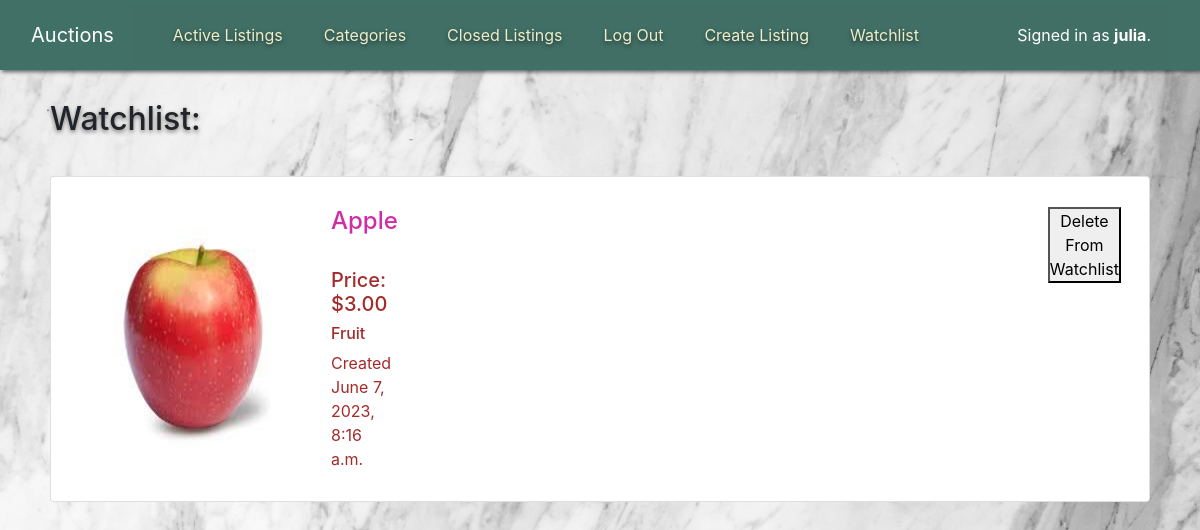
Screenshot of /watchlist (signed in) with the database file from the repository.
### auctions/models.py (models this page shows)
class User(AbstractUser):
    pass

class Listing(models.Model):
    default_auto_field = 'django.db.models.BigAutoField'
    creator = models.ForeignKey(User, on_delete=models.CASCADE, related_name="listings")
    title = models.CharField(max_length=100)
    description = models.CharField(max_length=200)
    starting_bid = models.DecimalField(max_digits=10, decimal_places=2)
    current_bid = models.DecimalField(max_digits=10, decimal_places=2, default=Decimal('0.00'))
    active = models.BooleanField(default=True)
    picture = models.ImageField(null=True, blank=True, upload_to='images/')
    category = models.ForeignKey(Category, on_delete=models.CASCADE, related_name="listings")
    condition = models.CharField(max_length=100)
    time = models.DateTimeField(auto_now_add=True)
    winner = models.ForeignKey(User, on_delete=models.SET_NULL,default=None, blank=True, null=True, related_name="won")
    closed_time = models.DateTimeField(default=None, blank=True, null=True)
    def __str__(self):
        return f"{self.title}"

### auctions/views.py (the view, shortened to what this page needs)
# urls.py: path("watchlist", views.watchlist, name="watchlist"),
@login_required
def watchlist(request):
    if request.method == "GET":
        user = request.user
        watchlist = user.watchlist.all()
        listings = []
        for listing in watchlist:
            listings.append(listing.listing)
        print(listings)
        return render(request, "auctions/watchlist.html", {
            "listings":listings})

### auctions/templates/auctions/watchlist.html (shortened to what this page needs)
{% extends "auctions/layout.html" %}
{% block body %}
    <h2>Watchlist:</h2>
    <ul class="list-group">
        {% for listing in listings %}
            <a href="{% url 'listing' listing.id%}">
                <li class="listing list-group-item">
                    {% if listing.picture %}
                    <img src="{{ listing.picture.url }}" alt="" width="250">
                    {% endif %}
                    <div class="wrapper">
                        <h4>{{listing.title}}</h4>
                        <br>
                        <h5>Price: ${{listing.starting_bid}}</h5>
                        <h6>{{listing.description}}</h6>
                        Created {{listing.time}}
                    </div>
                    <form action="{% url 'watchlist'%}" method="post">
                        <button type="submit"> Delete From Watchlist</button>
                    </form>
                </li>
            </a>
        {%endfor%}
    </ul>
{% endblock %}

### auctions/templates/auctions/layout.html (shortened to what this page needs)
{% load static %}
<!DOCTYPE html>
<html lang="en">
    <head>
        <link href="{% static 'auctions/styl.css' %}" rel="stylesheet">
        <link href="https://cdn.jsdelivr.net/npm/bootstrap@5.2.3/dist/css/bootstrap.min.css" rel="stylesheet">
        <link rel="stylesheet" href="https://stackpath.bootstrapcdn.com/bootstrap/4.4.1/css/bootstrap.min.css">
    </head>
    <body>
          <nav class="navbar navbar-expand-lg navbar-light bg-green fixed-top" role="navigation">
              <div class="container-fluid">
                <a href="#"class="navbar-brand text-white">Auctions</a>
                <div class="custom-collapse collapse navbar-collapse flex-nowrap justify-content-end" id="navbarNav">
                  <ul class="navbar-nav me-auto flex-nowrap">
                    {% if user.is_authenticated %}
                      <li class="nav-item">
                        <a class="nav-link text-beige" href="{% url 'index' %}">Active Listings</a>
                      </li>
                      <li class="nav-item">
                        <a class="nav-link text-beige" href="{% url 'categories' %}">Categories</a>
                      </li>
                      <li class="nav-item">
                        <a class="nav-link text-beige" href="{% url 'closed' %}">Closed Listings</a>
                      </li>
                      <li class="nav-item">
                        <a class="nav-link text-beige" href="{% url 'logout' %}">Log Out</a>
                      </li>
                      <li class="nav-item">
                        <a class="nav-link text-beige" href="{% url 'new' %}">Create Listing</a>
                      </li>
                      <li class="nav-item">
                        <a class="nav-link text-beige" href="{% url 'watchlist' %}">Watchlist</a>
                      </li>
                    {% endif %}
                  </ul>
                  <ul class="navbar-nav ml-auto">
                    <li class="block-display nav-item">
                      <a class="nav-link disabled text-white">
                        {% if user.is_authenticated %}
                          Signed in as <strong>{{ user.username }}</strong>.
                        {% else %}
                          Not signed in.
                        {% endif %}
                      </a>
                    </li>
                  </ul>
                </div>
              </div>
            </nav>
          <div class="main_content">
              {% block body %}
              {% endblock %}
          </div>
    </body>
</html>

### auctions/static/auctions/styl.css (style rules this page uses)
html { height:auto }
* { margin:0; padding:0; }
body { padding: 0px 50px 30px 50px; margin:0; height:auto; background-image: url('pexels-henry-&-co-2341290.jpg'); background-size: cover; background-repeat: no-repeat; }
.main_content { margin-top:100px }
h2 { padding-bottom:30px; }
h2, .text-beige { text-shadow: 0 2px 4px rgba(0, 0, 0, 0.5); }
.text-beige { color:rgb(237, 237, 203)!important; margin-left: 25px; }
.bg-green { background-color:rgb(65, 112, 102); color:aliceblue; }
.navbar { height: 70px; box-shadow: 2px 2px 4px rgba(0, 0, 0, 0.6);; }
.custom-collapse { background-color: rgba(65, 112, 102, 0.8); padding:10px; }
.navbar-brand { line-height: 70px; }
li.listing h4 { color:rgb(207, 45, 166) }
li.listing { display:flex; justify-content: space-between; padding: 30px; color:brown }
.wrapper { margin-right: 650px; }

### rows the page displays
User: username "julia"
Listing: picture (picture), title "Apple", starting_bid "3.00", description "Fruit", time "June 7, 2023, 8:16 a.m."
